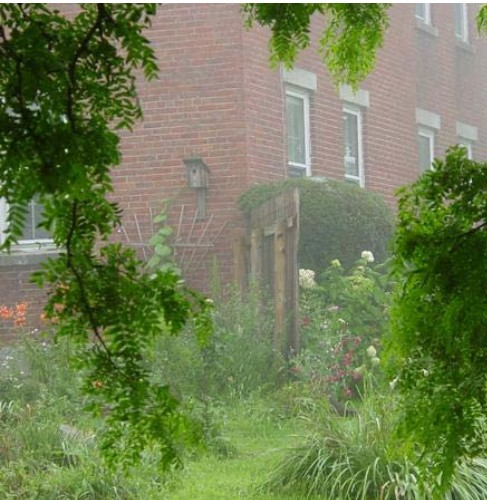
#> input picture Labo 8 - Fast Haze/imagen.jpg, 487 x 500 px
$ jupyter execute codigo.ipynb
#> lines starting #> are read from the running program, lines starting #| are printed output that depends on the picture
[cell 1]
import cv2
import numpy as np
import matplotlib.pyplot as plt

[cell 2]
ruta_imagen = "imagen.jpg"
imagen = cv2.imread(ruta_imagen)
#> imagen is the input picture: shape (500, 487, 3); mean B, G, R 83.9, 127.3, 113.2

[cell 3]
def fast_haze_removal(image, omega=0.95, t_min=0.1, patch_size=15):
#> called with omega = 0.95, t_min = 0.1, patch_size = 15
    image = image.astype(np.float32) / 255.0
    dark_channel = cv2.min(cv2.min(image[:, :, 0], image[:, :, 1]), image[:, :, 2])
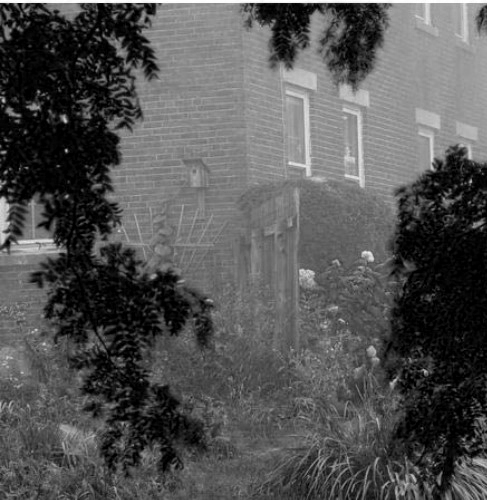
#> dark_channel: shape (500, 487) float32; min 0, max 1, mean 0.328
    kernel = cv2.getStructuringElement(cv2.MORPH_RECT, (patch_size, patch_size))
    dark_channel = cv2.erode(dark_channel, kernel)
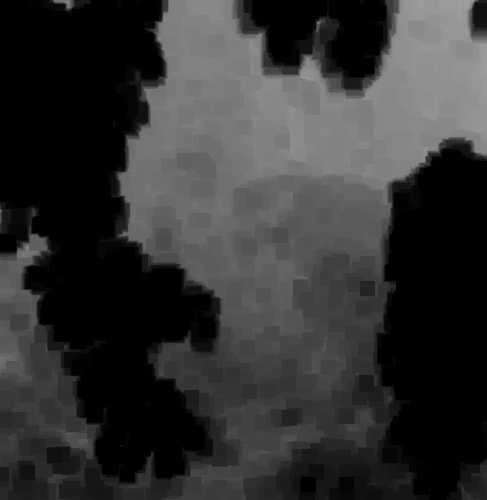
#> dark_channel: shape (500, 487) float32; min 0, max 0.62, mean 0.198

    num_pixels = int(0.001 * image.shape[0] * image.shape[1])  # Top 0.1% pixels
#> num_pixels = 243
    dark_vec = dark_channel.ravel()
    image_vec = image.reshape(-1, 3)
    indices = np.argsort(dark_vec)[-num_pixels:]
#> indices = 243 values, max 33602 at index 35, min 418 at index 132, mean 5986.5
    A = np.mean(image_vec[indices], axis=0)  # Promedio de los top pixels
#> A = [0.787, 0.784, 0.783]

    transmission = 1 - omega * dark_channel / (A.min() + 1e-6)
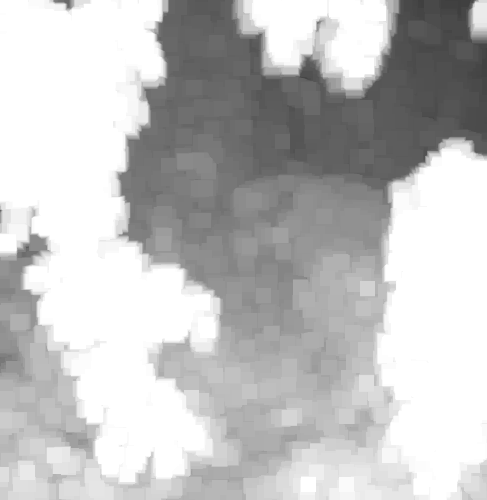
#> transmission: shape (500, 487) float32; min 0.248, max 1, mean 0.76
    transmission = np.clip(transmission, t_min, 1)
    transmission = cv2.blur(transmission, (patch_size, patch_size))
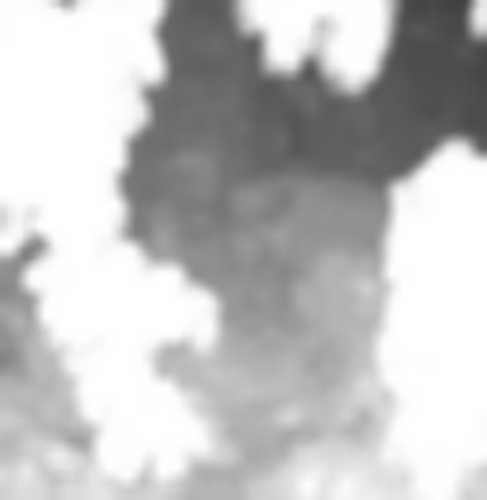
#> transmission: shape (500, 487) float32; min 0.255, max 1, mean 0.76

    transmission = np.expand_dims(transmission, axis=2)
    dehazed = (image - A) / transmission + A
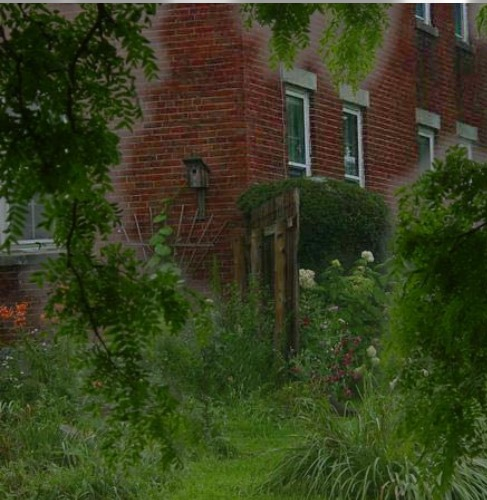
#> dehazed: shape (500, 487, 3) float32; mean of channels 0, 1, 2 0.2, 0.402, 0.356; drawn with min black and max white
    dehazed = np.clip(dehazed, 0, 1)
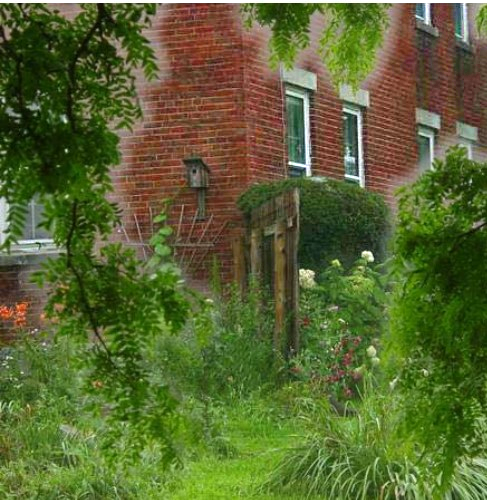
#> dehazed: shape (500, 487, 3) float32; mean of channels 0, 1, 2 0.199, 0.401, 0.355; drawn as B, G, R

    dehazed = (dehazed * 255).astype(np.uint8)
    return dehazed

[cell 4]
dehazed_image = fast_haze_removal(imagen)

plt.figure(figsize=(8, 5))

plt.subplot(1, 2, 1)
plt.imshow(imagen)
plt.title("Imagen Original")
plt.axis("off")  # Ocultar ejes

plt.subplot(1, 2, 2)
plt.imshow(dehazed_image)
plt.title("Imagen Sin Niebla")
plt.axis("off")  # Ocultar ejes

plt.tight_layout()
plt.show()
#> figure, not shown here; B, G, R data is drawn as R, G, B
